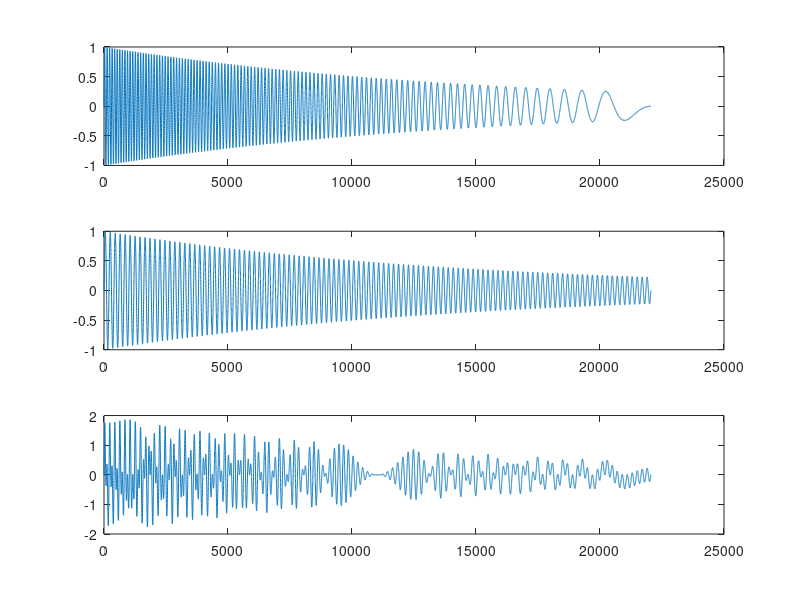

This figure's MATLAB source:
clc;
clear;
fs=44100;
length = 0.5;
f1 = linspace(440 ,220 ,fs*length);
%f2 = linspace(220 ,440 ,fs*length);

t = linspace(0 ,length ,fs*length);
y1=sin( 2 * pi * f1 .* t) .* exp(-3*t);
y2=sin( 2 * pi * 220 .* t) .* exp(-3*t);
y3 = y1+y2;
subplot(3,1,1)
plot(y1);
subplot(3,1,2)
plot(y2);
subplot(3,1,3)
plot(y3);
sound(y3,44100);

%end
% fs = 44100; % Hz
% t = 0:1/fs:5; % seconds
% f = 440; % Hz
% y = sin(2.*pi.*f.*t);
% sound(y,fs,16);